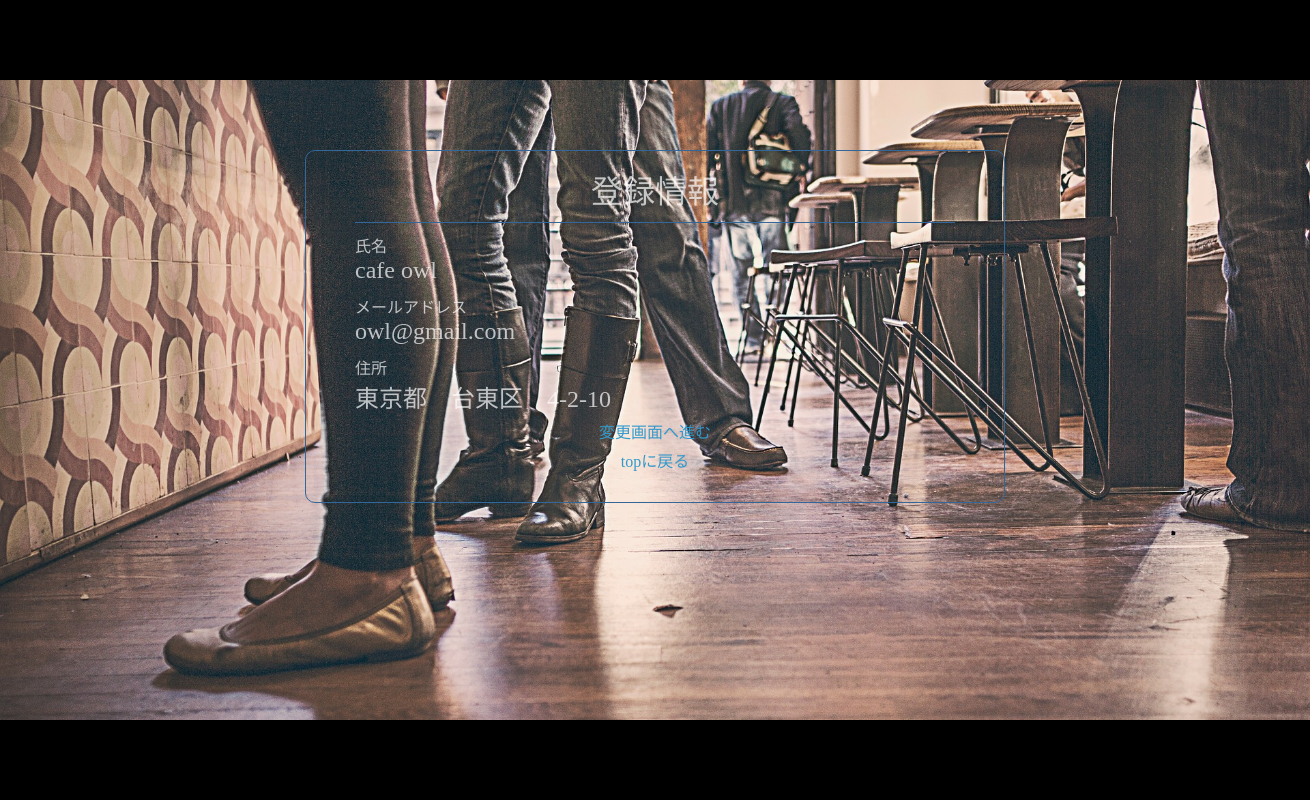
The page /phpnew/mypage.php (signed in) on the database its author committed.
### tables this page shows
CREATE TABLE `user` (
  `id` int(11) NOT NULL,
  `name` varchar(50) NOT NULL,
  `email` varchar(100) NOT NULL,
  `pass` varchar(64) NOT NULL,
  `address` varchar(100) NOT NULL,
  `role` int(11) NOT NULL
);

### phpnew/mypage.php (the view, shortened to what this page needs)
<?php session_start();
$id = $_SESSION['id'];
$dsn = "mysql:host=localhost; dbname=lunch; charset=utf8";
$username = "root";
$password = "root";
try{
    $dbh = new PDO($dsn, $username, $password);
} catch (PDOException $e) {
    $msg = $e->getMessage();
}
$sql = "SELECT * FROM user WHERE id = :id";
$stmt = $dbh->prepare($sql);
$stmt->bindValue(':id', $id);
$stmt->execute();
$member = $stmt->fetch();
?>
<!DOCTYPE html>
<html>
<head>
  <link rel="stylesheet" type="text/css" href="css/mypage.css">
</head>
<body>
  <header></header>
  <div class="backphoto">
  <div class="pagegroup">
	<div class="page">
		<h1>登録情報</h1>
    <div>
      <ul class="ulgroup">
        <li>
          <p>氏名</p>
          <h2><?php echo htmlspecialchars($member["name"])?></h2>
        </li>
        <li>
          <p>メールアドレス</p>
          <h2><?php echo htmlspecialchars($member["email"])?></h2>
        </li>
        <li>
          <p>住所</p>
          <h2><?php echo htmlspecialchars($member["address"]) ?></h2>
        </li>
         <div class="confirm">
    <a href="edit.php">変更画面へ進む</a>
  </div>
  <div class="confirm">
    <a href="index.php">topに戻る</a>
  </div>
      </ul>
    </div>
	</div>
  </div>
  </div>
  <footer></footer>
</body>
</html>

### phpnew/css/mypage.css (style rules this page uses)
body, h1, h2, h3, h4, h5, h6, p, address, ul, ol, li, dl, dt, dd, img, form, table, tr, th, td { margin: 0; padding: 0; border: none; font-style: normal; font-weight: normal; text-align: left; list-style-type: none; border-collapse: collapse; }
a { text-decoration: none; }
body { font-family:'roboto','Hiragino Kaku Gothic Pro','ヒラギノ角ゴ Pro W3','メイリオ',Meiryo,Osaka,'ＭＳ Ｐゴシック',Arial,sans-serif; }
* { -webkit-box-sizing: border-box; -moz-box-sizing: border-box; -o-box-sizing: border-box; -ms-box-sizing: border-box; box-sizing: border-box; }
.page { width: 700px; border: solid 1px #336699 ; border-radius: 10px; margin: auto; }
.pagegroup { width: 1300px; margin: 0 auto; padding-top: 70px }
.ulgroup { margin: 0 auto; width: 600px; margin-top: 10px; margin-bottom: 30px; border-top: solid 1px #336699 ; }
li { margin-top: 10px; }
.confirm { text-align: center; margin-top: 5px }
h1 { text-align: center; margin-top: 15px; opacity: 0.7; color: white }
p { opacity: 0.7; color: white }
h2 { opacity: 0.7; color: white }
.backphoto { background-image: url("../photo/bar.jpg"); height: 80vh; width: auto; background-size: auto 100%; background-position: center ; background-repeat: no-repeat; background-size: cover; position: relative; }
a { color: #3399cc }
header { background-color: black; height: 10vh }
footer { background-color: black; height: 10vh }

### rows shown on the page
user: name "cafe owl", email "owl@gmail.com", address "東京都 台東区 4-2-10"
